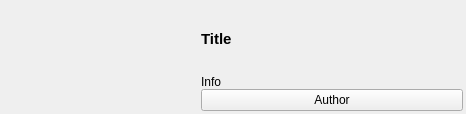
<?xml version="1.0" encoding="UTF-8"?>
<ui version="4.0">
 <class>Form</class>
 <widget class="QWidget" name="Form">
  <property name="geometry">
   <rect>
    <x>0</x>
    <y>0</y>
    <width>466</width>
    <height>114</height>
   </rect>
  </property>
  <property name="sizePolicy">
   <sizepolicy hsizetype="MinimumExpanding" vsizetype="Fixed">
    <horstretch>0</horstretch>
    <verstretch>0</verstretch>
   </sizepolicy>
  </property>
  <property name="maximumSize">
   <size>
    <width>16777215</width>
    <height>114</height>
   </size>
  </property>
  <property name="cursor">
   <cursorShape>PointingHandCursor</cursorShape>
  </property>
  <property name="acceptDrops">
   <bool>false</bool>
  </property>
  <property name="windowTitle">
   <string>Form</string>
  </property>
  <layout class="QVBoxLayout" name="verticalLayout">
   <property name="leftMargin">
    <number>0</number>
   </property>
   <property name="topMargin">
    <number>0</number>
   </property>
   <property name="rightMargin">
    <number>0</number>
   </property>
   <property name="bottomMargin">
    <number>0</number>
   </property>
   <item>
    <layout class="QGridLayout" name="pub_grid">
     <property name="leftMargin">
      <number>3</number>
     </property>
     <property name="topMargin">
      <number>3</number>
     </property>
     <property name="rightMargin">
      <number>3</number>
     </property>
     <property name="bottomMargin">
      <number>3</number>
     </property>
     <property name="verticalSpacing">
      <number>0</number>
     </property>
     <item row="0" column="1" rowspan="3">
      <widget class="QLabel" name="thumbnail">
       <property name="sizePolicy">
        <sizepolicy hsizetype="Preferred" vsizetype="Preferred">
         <horstretch>0</horstretch>
         <verstretch>0</verstretch>
        </sizepolicy>
       </property>
       <property name="minimumSize">
        <size>
         <width>192</width>
         <height>108</height>
        </size>
       </property>
       <property name="maximumSize">
        <size>
         <width>192</width>
         <height>108</height>
        </size>
       </property>
       <property name="text">
        <string/>
       </property>
       <property name="scaledContents">
        <bool>true</bool>
       </property>
      </widget>
     </item>
     <item row="1" column="2">
      <widget class="QLabel" name="info_label">
       <property name="text">
        <string>Info</string>
       </property>
      </widget>
     </item>
     <item row="0" column="2">
      <widget class="QLabel" name="title">
       <property name="sizePolicy">
        <sizepolicy hsizetype="Ignored" vsizetype="MinimumExpanding">
         <horstretch>0</horstretch>
         <verstretch>0</verstretch>
        </sizepolicy>
       </property>
       <property name="font">
        <font>
         <pointsize>11</pointsize>
         <weight>75</weight>
         <bold>true</bold>
        </font>
       </property>
       <property name="text">
        <string>Title</string>
       </property>
       <property name="wordWrap">
        <bool>true</bool>
       </property>
      </widget>
     </item>
     <item row="2" column="2">
      <widget class="QPushButton" name="channel">
       <property name="sizePolicy">
        <sizepolicy hsizetype="Ignored" vsizetype="Maximum">
         <horstretch>0</horstretch>
         <verstretch>0</verstretch>
        </sizepolicy>
       </property>
       <property name="cursor">
        <cursorShape>PointingHandCursor</cursorShape>
       </property>
       <property name="text">
        <string>Author</string>
       </property>
      </widget>
     </item>
    </layout>
   </item>
  </layout>
 </widget>
 <resources/>
 <connections/>
</ui>
